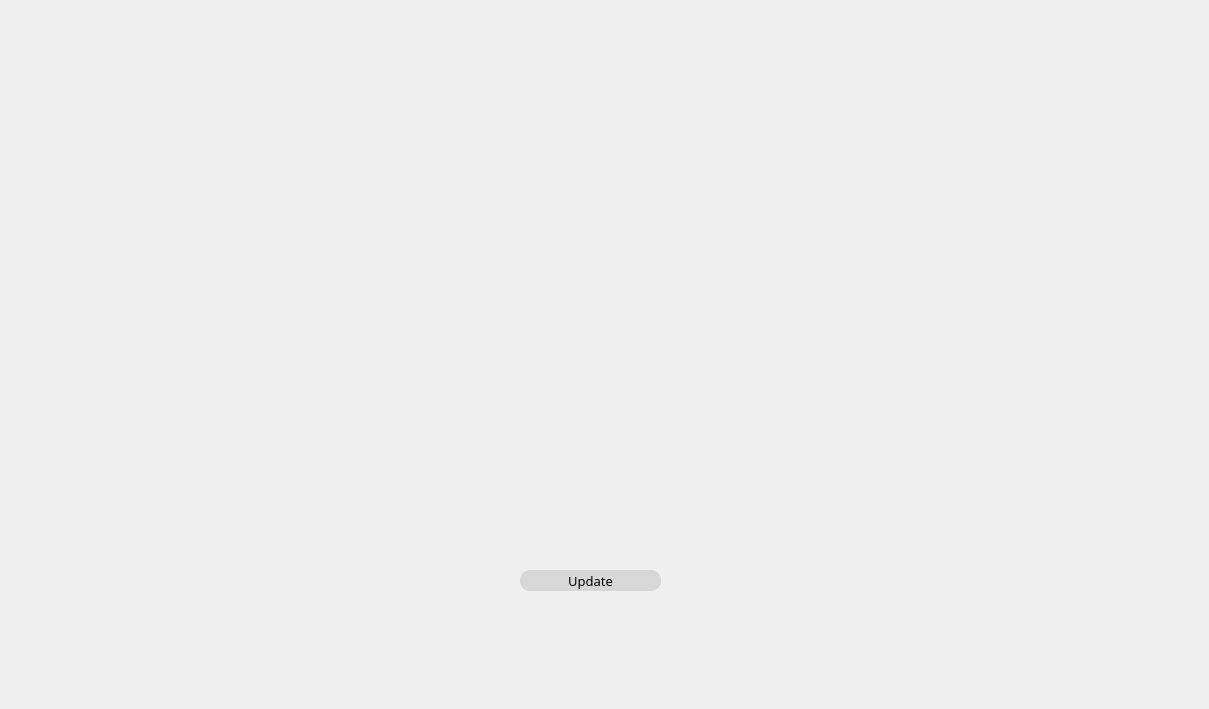
      <widget class="QWidget" name="Stats">
       <attribute name="title">
        <string>Statistiques</string>
       </attribute>
       <widget class="QLabel" name="background_11">
        <property name="geometry">
         <rect>
          <x>-9</x>
          <y>-36</y>
          <width>1200</width>
          <height>700</height>
         </rect>
        </property>
        <property name="styleSheet">
         <string notr="true">background: url(:/png/resources/background.png)</string>
        </property>
        <property name="text">
         <string/>
        </property>
       </widget>
       <widget class="QCustomPlot" name="Elv_Plot" native="true">
        <property name="geometry">
         <rect>
          <x>0</x>
          <y>0</y>
          <width>1181</width>
          <height>561</height>
         </rect>
        </property>
       </widget>
       <widget class="QPushButton" name="Elv_push_UpdateStats">
        <property name="geometry">
         <rect>
          <x>520</x>
          <y>570</y>
          <width>141</width>
          <height>21</height>
         </rect>
        </property>
        <property name="font">
         <font>
          <family>Montserrat Medium</family>
          <pointsize>10</pointsize>
         </font>
        </property>
        <property name="styleSheet">
         <string notr="true">QPushButton {
background-color:  rgba(170, 170, 170, 90);
border-radius: 10px;
}
QPushButton:hover {
background-color: qlineargradient(spread:pad, x1:0, y1:0, x2:0, y2:1, stop:0  rgba(170, 170, 170, 150), stop:1  rgba(170, 170, 170, 90));
}
</string>
        </property>
        <property name="text">
         <string>Update</string>
        </property>
       </widget>
      </widget>
